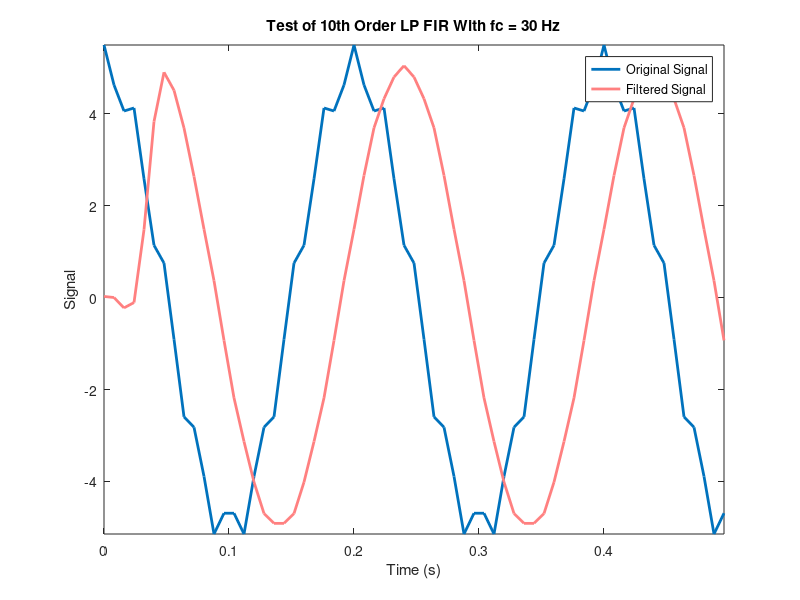
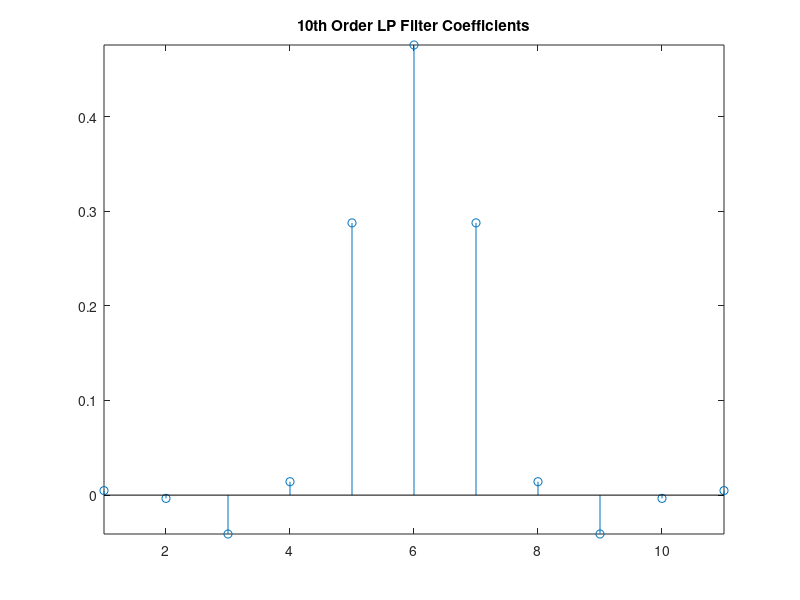
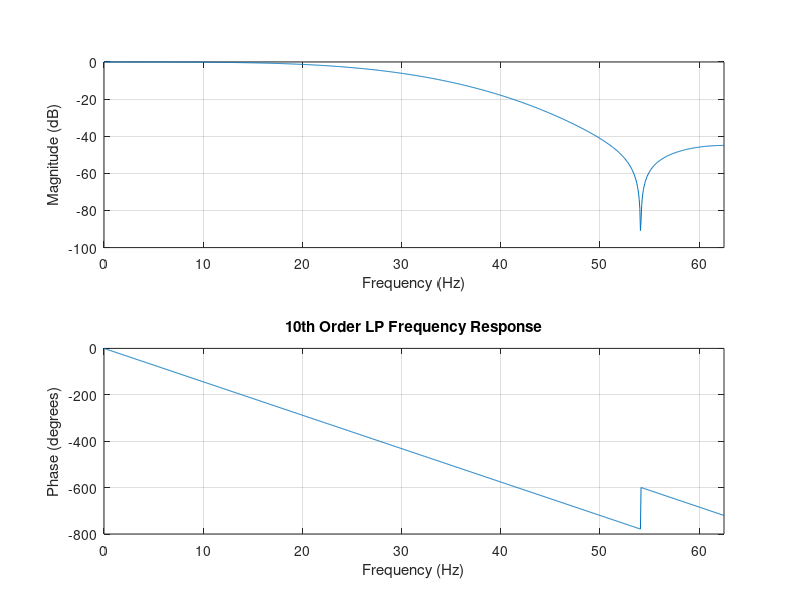
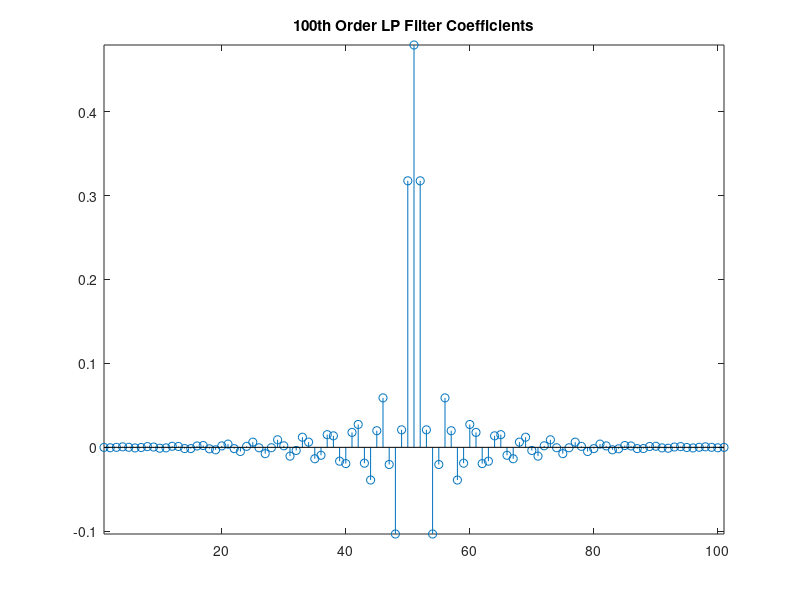

These charts were generated, in order, by the following MATLAB code: (Note: this script raises an error after producing the figures.)
%% EE430 Lab 4
% by Dominic Meads

close all;
clear;
clc;
%% Part A: Designing and Analyzing Filters

%% Lowpass FIR
% When comparing Frequency responses, the 100th order filter has a much
% steeper roll-off. 

% 10th order lowpass FIR filter with fc = 30 Hz and fs = 125 Hz;
fs = 125;
fc = 30;
Wc = fc/(fs/2);
B = fir1(10,Wc);

% Filter Test
Ts = 1/fs;
n = 0:0.5*fs; % plot for 1/2 sec
t = n*Ts;
% Test signal with frequency components @ 5 Hz and 40 Hz
x = 5*cos(2*pi*5*t) + 0.5*cos(2*pi*40*t); 
figure('Color',[1 1 1]);
h = plot(t,x);
title('Test of 10th Order LP FIR With fc = 30 Hz');
xlabel('Time (s)');
ylabel('Signal');
set(h,'LineWidth',2);
hold on;
y = filter(B,1,x);
h = plot(t,y);
legend('Original Signal','Filtered Signal');
set(h,'Color',[1 0.5 0.5]);
set(h,'LineWidth',2);
axis tight;

figure('Color',[1 1 1]);
stem(B);
title('10th Order LP Filter Coefficients');
axis tight;

figure('Color',[1 1 1]);
freqz(B,1,2^10,fs);
title('10th Order LP Frequency Response');



% 100th order lowpass FIR filter with fc = 30 Hz and fs = 125 Hz;
B = fir1(100,Wc);

figure('Color',[1 1 1]);
stem(B);
title('100th Order LP Filter Coefficients');
axis tight;


figure('Color',[1 1 1]);
freqz(B,1,2^10,fs);
title('100th Order LP Frequency Response');

%% Highpass FIR
% Similar to the lowpass FIR filter, a higher order filter results in a
% steeper (better) roll-off;    

% 10th order Highpass FIR filter with fc = 30 Hz and fs = 125 Hz;
B = fir1(10,Wc,'high');

% Filter Test
figure('Color',[1 1 1]);
h = plot(t,x);
title('Test of 10th Order HP FIR With fc = 30 Hz');
xlabel('Time (s)');
ylabel('Signal');
set(h,'LineWidth',2);
hold on;
y = filter(B,1,x);
h = plot(t,y);
legend('Original Signal','Filtered Signal');
set(h,'Color',[1 0.5 0.5]);
set(h,'LineWidth',2);
axis tight;

figure('Color',[1 1 1]);
stem(B);
title('10th Order HP Filter Coefficients');
axis tight;

figure('Color',[1 1 1]);
freqz(B,1,2^10,fs);
title('10th Order HP Frequency Response');



% 100th order highpass FIR filter with fc = 30 Hz and fs = 125 Hz;
B = fir1(100,Wc,'high');

figure('Color',[1 1 1]);
stem(B);
title('100th Order HP Filter Coefficients');
axis tight;


figure('Color',[1 1 1]);
freqz(B,1,2^10,fs);
title('100th Order HP Frequency Response');

%% Bandpass and Bandstop FIR Using "fir1"

%--------------------Bandpass---------------------------------------

% 100th order bandpass FIR filter with fc1 = 15 Hz, fc2 = 30 Hz,
% and fs = 125 Hz;
fc1 = 15;
fc2 = 30;
Wc1 = fc1/(fs/2);
Wc2 = fc2/(fs/2);
B = fir1(100,[Wc1 Wc2]);

% Filter Test
n = 0:1*fs; % plot for 1 sec
t = n*Ts;
% Test signal with frequency components @ 5 Hz, 22.5 Hz and 40 Hz
x = 10*cos(2*pi*5*t) + 4*cos(2*pi*22.5*t) + 1*cos(2*pi*40*t); 
figure('Color',[1 1 1]);
h = plot(t,x);
title('Test of 100th Order BP FIR With fc1 = 15 Hz, fc2 = 30 Hz');
xlabel('Time (s)');
ylabel('Signal');
set(h,'LineWidth',2);
hold on;
y = filter(B,1,x);
h = plot(t,y);
legend('Original Signal','Filtered Signal');
set(h,'Color',[1 0.5 0.5]);
set(h,'LineWidth',2);
axis tight;

figure('Color',[1 1 1]);
stem(B);
title('100th Order BP Filter Coefficients');
axis tight;

figure('Color',[1 1 1]);
freqz(B,1,2^10,fs);
title('100th Order BP Frequency Response');


%--------------------Bandstop---------------------------------------

% 100th order bandstop FIR filter with fc1 = 15 Hz, fc2 = 30 Hz,
% and fs = 125 Hz;
B = fir1(100,[Wc1 Wc2],'stop');

figure('Color',[1 1 1]);
h = plot(t,x);
title('Test of 100th Order BS FIR With fc1 = 15 Hz, fc2 = 30 Hz');
xlabel('Time (s)');
ylabel('Signal');
set(h,'LineWidth',2);
hold on;
y = filter(B,1,x);
h = plot(t,y);
legend('Original Signal','Filtered Signal');
set(h,'Color',[1 0.5 0.5]);
set(h,'LineWidth',2);
axis tight;

figure('Color',[1 1 1]);
stem(B);
title('100th Order BS Filter Coefficients');
axis tight;

figure('Color',[1 1 1]);
freqz(B,1,2^10,fs);
title('100th Order BS Frequency Response');

%% Bandpass FIR Using "fir2"

% 100th order bandpass FIR filter with fc1 = 15 Hz, fc2 = 30 Hz,
% and fs = 125 Hz;

fc1 = 15;
fc2 = 30;
Wc1 = fc1/(fs/2);
Wc2 = fc2/(fs/2);
F = [0 Wc1 Wc2 1]; % Frequency breakpoints (must begin with 0 and end with 1)
M = [0 1 1 0];     % Magnitude breakpoints
B = fir2(100,F,M);

% Filter Test
figure('Color',[1 1 1]);
h = plot(t,x);
title('Test of 100th Order BP FIR (fir2) With fc1 = 15 Hz, fc2 = 30 Hz');
xlabel('Time (s)');
ylabel('Signal');
set(h,'LineWidth',2);
hold on;
y = filter(B,1,x);
h = plot(t,y);
legend('Original Signal','Filtered Signal');
set(h,'Color',[1 0.5 0.5]);
set(h,'LineWidth',2);
axis tight;

figure('Color',[1 1 1]);
stem(B);
title('100th Order BP (fir2) Filter Coefficients');
axis tight;

figure('Color',[1 1 1]);
freqz(B,1,2^10,fs);
title('100th Order BP (fir2) Frequency Response');

%% Part B: Biomedical Signal Processing

load ICP.mat;
fs = 125;
tfull = (0:length(icp1)-1)/fs;
figure('Color',[1 1 1]);
h = plot(tfull,icp1);
title('ICP.mat');
xlabel('Time (s)');
ylabel('ICP (mmHg)');

icps = icp1(10^4:10^4+300); % small segment
t = (0:length(icps)-1)/fs;

%% Lowpass Filter to Smooth Quantization Noise
% I decided to cut all frequencies above 15 Hz. In one of the lab
% tutorials, we used a moving average filter to do the smoothing. By
% plotting the frequency response of the moving average filter, I found the
% cuttoff frequency equal to 15 Hz. The moving average filter resulted in a
% nice smoothing of the ICP signal, so I tried it with an FIR filter. This 
% cut out the quantization noise, while still retaining most of the
% information of the signal. 
%
% A higher order filter (n = 100) did not do much more smoothing than 30th
% order filter, but any orders below 30 and the signal starts to attenuate.
% I chose n = 30 to decrease computational load of my filter while still
% providing similar results to a 100th order filter.

fc = 15;
Wc = fc/(fs/2);
B = fir1(30,Wc);
icp_filt = filtfilt(B,1,icp1);
icp_filts = icp_filt(10^4:10^4+300); % segment of filtered signal

figure('Color',[1 1 1]);
h = plot(t,icps);
title('Segment of ICP Signal');
xlabel('Time (s)');
ylabel('ICP (mmHg)');
set(h,'LineWidth',1.5);
hold on;
h = plot(t,icp_filts);
legend('ICP signal', 'Smoothed ICP signal');
set(h,'Color',[1 0.5 0.5]);
set(h,'LineWidth',1.5);

%% FIR Highpass to Eliminate Low-frequency Trends
% The intracranial pressure of this patient cycles at about 2.5 Hz. The DC
% component is at 0 Hz. These frequencies are very close together, so I
% chose a cuttoff at 1 Hz, with a very steep roll-off (high order filter)
% to eliminate only the DC trend. 

fc = 1;
Wc = fc/(fs/2);
B = fir1(120,Wc,'high');
icp_filt = filtfilt(B,1,icp1);
icp_filts = icp_filt(10^4:10^4+300); % segment of filtered signal

figure('Color',[1 1 1]);
h = plot(t,icps);
title('Segment of ICP Signal');
xlabel('Time (s)');
ylabel('ICP (mmHg)');
set(h,'LineWidth',1.5);
ylim([-1 10]);
hold on;
h = plot(t,icp_filts);
legend('ICP signal', 'ICP signal w/o DC Component');
set(h,'Color',[1 0.5 0.5]);
set(h,'LineWidth',1.5);

%% FIR Bandpass to Eliminate DC Value and Quantization Noise
% I used the previous cuttoff frequencies (15 hz for quantization noise and
% 1 Hz for DC value) to create my bandpass filter. I kept the order high
% (n = 120) to ensure a steep roll-off. This eliminated the DC portion
% while passing the 2.5 Hz ICP fundamental frequency (close together in 
% terms of frequency). 

fc1 = 1;
fc2 = 15;
Wc1 = fc1/(fs/2);
Wc2 = fc2/(fs/2);
B = fir1(120,[Wc1 Wc2]);

icp_filt = filtfilt(B,1,icp1);
icp_filts = icp_filt(10^4:10^4+300); % segment of filtered signal

figure('Color',[1 1 1]);
h = plot(t,icps);
title('Segment of ICP Signal');
xlabel('Time (s)');
ylabel('ICP (mmHg)');
set(h,'LineWidth',1.5);
ylim([-1 10]);
hold on;
h = plot(t,icp_filts);
legend('ICP signal', 'ICP signal (No DC Value or Quant. Noise)');
set(h,'Color',[1 0.5 0.5]);
set(h,'LineWidth',1.5);

%% FIR Bandpass for Cardiac Component
% I kept fc1 = 1 Hz to eliminate the DC component (found previously). fc2
% was set to 4 Hz. This gave good balance between sinusoidal shape and
% amplitude, meaning the resulting waveform is very sinusoidal without to
% much attenuation. An increase in fc2 deforms the signal, while a decrease
% causes the amplitude to be smaller. 
%
% Additionally, I had to increase the filter order for 120 to 150 in order
% to keep the DC component at zero. I am not sure why this is, but maybe
% the fundamental frequency has a low-frequency trend very close to 1 Hz?
%
% Answer ^: Yes, increasing fc1 to 1.4 allows the order of the filter to
% drop back down to 120 (previous filters), meaning the cardiac compnent
% does have a low-frequency trend close to 1 that did not show up in the
% previous bandpass filter example. 

fc1 = 1;
fc2 = 4;
Wc1 = fc1/(fs/2);
Wc2 = fc2/(fs/2);
B = fir1(150,[Wc1 Wc2]);

icp_filt = filtfilt(B,1,icp1);
icp_filts = icp_filt(10^4:10^4+300); % segment of filtered signal

figure('Color',[1 1 1]);
h = plot(t,icps);
title('Segment of ICP Signal');
xlabel('Time (s)');
ylabel('ICP (mmHg)');
set(h,'LineWidth',1.5);
ylim([-1 10]);
hold on;
h = plot(t,icp_filts);
legend('ICP signal', 'Cardiac Component');
set(h,'Color',[1 0.5 0.5]);
set(h,'LineWidth',1.5);

%% Eliminate Noise from "ECGNoisy60Hz"
% The ECG signal is filtered at fc = 45 hz with an order of 30 to get rid
% of the noise. Peak amplitude is reduced from original signal, however
% noise is no longer present. Peak amplitude reduction can be avoided by 
% using a very high order filter (n = 300) and a lower fc.

load ECGNoisy60Hz.mat
ecgs = ecgn(10^4:10^4+750); % small segment
t = (0:length(ecgs)-1)/fs;

figure('Color',[1 1 1]);
tfull = (0:length(ecgn)-1)/fs;
plot(tfull,ecgn);
title('ECGNoisy60Hz.mat');
xlabel('Time (s)');
ylabel('ECG');

fc = 45;
Wc = fc/(fs/2);
B = fir1(200,Wc);
ecg_filt = filtfilt(B,1,ecgn);
ecg_filts = ecg_filt(10^4:10^4+750); % segment of filtered signal

figure('Color',[1 1 1]);
h = plot(t,ecgs);
title('Segment of ECG Signal');
xlabel('Time (s)');
ylabel('ECG');
set(h,'LineWidth',1.5);
hold on;
h = plot(t,ecg_filts);
legend('ECG signal', 'ECG signal (No 60 Hz Noise)');
set(h,'Color',[1 0.5 0.5]);
set(h,'LineWidth',1.5);

%% Eliminate Quantization Noise from "ECGQuantization"

load ECGQuantization1.mat
ecgQs = ECGQuantization(10^4:10^4+300); % small segment
t = (0:length(ecgQs)-1)/fs;

figure('Color',[1 1 1]);
tfull = (0:length(ECGQuantization)-1)/fs;
plot(tfull,ECGQuantization);
title('ECGQuantization1.mat');
xlabel('Time (s)');
ylabel('ECG');

fc = 23;
Wc = fc/(fs/2);
B = fir1(120,Wc);
ecgQ_filt = filtfilt(B,1,ECGQuantization);
ecgQ_filts = ecgQ_filt(10^4:10^4+300); % segment of filtered signal

figure('Color',[1 1 1]);
h = plot(t,ecgQs);
title('Segment of ECGQuantization Signal');
xlabel('Time (s)');
ylabel('ECG');
set(h,'LineWidth',1.5);
hold on;
h = plot(t,ecgQ_filts);
legend('ECG signal', 'ECG signal (No Quantization Noise)');
set(h,'Color',[1 0.5 0.5]);
set(h,'LineWidth',1.5);

%% Eliminate Baseline Drift Noise Due to Patient Movement

load ECGBaselineDrift.mat
ecgBDs = ecgn(10^4:10^4+5000); % small segment
t = (0:length(ecgBDs)-1)/fs;

figure('Color',[1 1 1]);
tfull = (0:length(ecgn)-1)/fs;
plot(tfull,ecgn);
title('ECGBaselineDrift.mat');
xlabel('Time (s)');
ylabel('ECG');

fc = 2;
Wc = fc/(fs/2);
B = fir1(150,Wc,'high');
ecgBD_filt = filtfilt(B,1,ecgn);
ecgBD_filts = ecgBD_filt(10^4:10^4+5000); % segment of filtered signal

figure('Color',[1 1 1]);
h = plot(t,ecgBDs);
title('Segment of ECG Signal');
xlabel('Time (s)');
ylabel('ECG');
ylim([0 14]);
set(h,'LineWidth',1.5);
hold on;
h = plot(t,ecgBD_filts);
legend('ECG signal', 'ECG signal (No Baseline Drift Noise)');
set(h,'Color',[1 0.5 0.5]);
set(h,'LineWidth',1.5);

%% Eliminate All Noise (60 Hz, Quantization, Baseline Drift)

load ECGBaselineCombined.mat
ecgBC = ecgnc(570000:580000); % small segment
t = (0:length(ecgBC)-1)/fs;

figure('Color',[1 1 1]);
tfull = (0:length(ecgnc)-1)/fs;
plot(tfull,ecgnc);
title('ECGBaselineCombined.mat (Not Filtered)');
xlabel('Time (s)');
ylabel('ECG');

% ---------------------- Remove Baseline Drift ----------------------
fc1 = 3;
Wc1 = fc1/(fs/2);
B1 = fir1(200,Wc1,'high');
ecgBD_filt = filtfilt(B1,1,ecgnc);
ecgBD_filts = ecgBD_filt(570000:580000); % segment of filtered signal

% figure;
% freqz(B1,1,2^10,fs);

% plot a segment
figure('Color',[1 1 1]);
h = plot(t,ecgBC);
title('Baseline Drift Removal in ECG');
xlabel('Time (s)');
ylabel('ECG');
ylim([-2 14]);
set(h,'LineWidth',0.7);
hold on;
h = plot(t,ecgBD_filts);
legend('ECG signal', 'ECG signal (No Baseline Drift)');
set(h,'Color',[0.3 0.9 0.3]);
set(h,'LineWidth',0.7);

% ---------------------- Remove 60 Hz Noise -----------------------
fc2 = 55;
Wc2 = fc2/(fs/2);
B2 = fir1(200,Wc2); % Steep roll off
ecgBD_60_filt = filtfilt(B2,1,ecgBD_filt);
ecgBD_60_filts = ecgBD_60_filt(1198750:1201250); % segment of filtered signal
t2 = (0:length(ecgBD_60_filts)-1)/fs;

% figure;
% freqz(B2,1,2^10,fs);

% plot a segment
figure('Color',[1 1 1]);
h = plot(t2,ecgnc(1198750:1201250));
title('60 Hz Noise Removal in ECG');
xlabel('Time (s)');
ylabel('ECG');
ylim([-2 14]);
set(h,'LineWidth',0.7);
hold on;
h = plot(t2,ecgBD_filt(1198750:1201250));
set(h,'Color',[0.3 0.9 0.3]);
set(h,'LineWidth',0.7);
hold on;
h = plot(t2,ecgBD_60_filts);
set(h,'Color',[1 0.5 0.5]);
set(h,'LineWidth',0.7);
legend('ECG signal', 'ECG signal (No Baseline Drift)', 'ECG signal (No 60 Hz Noise)');

% ---------------------- Remove Quantization Noise -----------------------

% Moving average filter
M = 10;
B3 = 1/M*ones(M,1); 

ecgBD_60_Q_filt = filtfilt(B3,1,ecgBD_60_filt);
ecgBD_60_Q_filts = ecgBD_60_Q_filt(1200075:1200400); % segment of filtered signal
t3 = (0:length(ecgBD_60_Q_filts)-1)/fs;

% figure;
% freqz(B3,1,2^10,fs);

% plot a segment
figure('Color',[1 1 1]);
h = plot(t3,ecgBD_60_filt(1200075:1200400));
title('Quantization Noise Removal in ECG');
xlabel('Time (s)');
ylabel('ECG');
ylim([-0.6 2.1]);
set(h,'LineWidth',1.5);
set(h,'Color',[1 0.5 0.5]);
hold on;
h = plot(t3,ecgBD_60_Q_filts);
set(h,'Color',[0.8 0.3 0.8]);
set(h,'LineWidth',1.5);
legend('ECG signal (No Baseline Drift/60 Hz Noise)','ECG Signal (No Quantization Noise');

% ---------------------- Plot the Filtered Signal ----------------------

% plot entire signal
figure('Color',[1 1 1]);
h = plot(tfull,ecgnc);
title('ECG Signal With and Without Noise');
xlabel('Time (s)');
ylabel('ECG');
ylim([-2 14]);
set(h,'LineWidth',0.7);
hold on;
h = plot(tfull,ecgBD_60_Q_filt);
set(h,'Color',[0.8 0.3 0.8]);
set(h,'LineWidth',0.7);
legend('ECG signal', 'ECG Signal (Filtered)');

% plot a segment
ecg_orig_seg = ecgnc(1199750:1201500);
ecg_filtered_seg = ecgBD_60_Q_filt(1199750:1201500);
t4 = (0:length(ecg_filtered_seg )-1)/fs;
figure('Color',[1 1 1]);
h = plot(t4,ecg_orig_seg);
title('ECG Segments With and Without Noise');
xlabel('Time (s)');
ylabel('ECG');
ylim([-0.8 10]);
set(h,'LineWidth',0.7);
hold on;
h = plot(t4,ecg_filtered_seg);
legend('Original ECG signal', 'ECG signal (Filtered)');
set(h,'Color',[0.8 0.3 0.8]);
set(h,'LineWidth',0.7);

%% Part C: Speech Processing

%% Recording and Plotting My Speech
% When I speak, a microphone sensor and analog circuit turns my speech into 
% a continuous analog signal. In order to avoid aliasing, the analog signal
% is pass through a lowpass filter with a cuttoff frequency equal to half
% of the sampling frequency. The analog filtered signal is then sampled and 
% held over a certain interval (sampling period) which turns the continous 
% signal into a discrete time signal. This is done by a sample/hold circuit
% or the ADC. The discrete time signal is then quantized (rounded to 
% a certain number of bits and turned into a digital number) by the ADC. 
% This digital quantity is the one we see plotted. 

load mySpeech.mat
fs = 8000;
sound(speech_arr,fs);
pause(10);
% speech = audiorecorder(fs,16,1);
% disp('Start speaking\n');
% recordblocking(speech,10);
% disp('End of recording');
% p = play(speech);
% speech_arr = getaudiodata(speech);
% t = (0:length(speech_arr)-1)/(fs);
% save("mySpeech.mat","speech_arr","t");
figure('Color',[1 1 1]);
plot(t,speech_arr);
title('My Speech');
xlabel('Time (s)');
ylabel('Amplitude');

%% Applying Lowpass Filters to Speech
% As the cuttoff frequency decreases, the speech sample get more muffled
% and sounds lower pitched. This makes sense, because the low pass filters
% are removing some of the high pitch (high frequency) components of the
% speech. 

fc = [3000 2500 1500 1000];
Wc = zeros(4,1);
order = 30;
B = zeros(4,(order+1));
y = zeros(4,length(speech_arr));

for k = 1:length(fc)
    Wc(k) = fc(k)/(fs/2);
    B(k,:) = fir1(order,Wc(k));
    y(k,:) = filtfilt(B(k,:),1,speech_arr);
    sound(y(k,:),fs);
    pause(10);
end

%% Applying Highpass Filters to Speech
% The recordings increase in pitch as the cuttoff frequency increases,
% because the low frequency components are being attenuated by the filter.
% When fc = 2000 Hz, I cannot hear the recording well, meaning it does not
% have many components above 2000 Hz. This makes sense because I have a
% lower voice. 

fc = [100 500 1000 2000];
Wc = zeros(4,1);
order = 30;
B = zeros(4,(order+1));
y = zeros(4,length(speech_arr));

for k = 1:length(fc)
    Wc(k) = fc(k)/(fs/2);
    B(k,:) = fir1(order,Wc(k),'high');
    B1 = B(k,:);
    y(k,:) = filtfilt(B(k,:),1,speech_arr);
    sound(y(k,:),fs);
    pause(10);
end

%% Adding Gaussian Noise
% I tried a moving average filter to smooth the signal noise (similar to 
% eliminating quantization noise). The signals sounded best with M = 10,
% and the words can be made out in the first signal (where noise is at 0.01
% amplitude). In the higher noise signals, I can hear speech, but the words
% are not discernable.

% --------------------------- Add Noise ------------------------------
r = randn(3,length(speech_arr));
ygauss = zeros(3,length(speech_arr));
figure('Color',[1 1 1]);
subplot(4,1,1);
h = plot(t,speech_arr);
title('Speech');
ylabel('Amplitude');
xlabel('Time (s)');
for k = 1:3
    ygauss(k,:) = speech_arr' + (0.01*k).*r(k,:); % Add different amounts of noise
    % sound(ygauss(k,:),fs);
    % pause(10);
    subplot(4,1,k+1)
    h = plot(t,ygauss(k,:));
    title(strcat('{Speech Signal With }', num2str(0.01*k), '*randn Added'));
    ylabel('Amplitude');
    xlabel('Time (s)');
end 


% -------------------------- Try to Filter ---------------------------- 

M = 10;
B1 = 1/M*ones(M,1);

yfilt = zeros(3,length(speech_arr));
figure('Color',[1 1 1]);
subplot(4,1,1);
h = plot(t,speech_arr);
title('Speech');
ylabel('Amplitude');
xlabel('Time (s)');
for k = 1:3
    yfilt(k,:) = filtfilt(B1,1,ygauss(k,:)); 
    sound(yfilt(k,:),fs);
    pause(10);
    subplot(4,1,k+1)
    h = plot(t,yfilt(k,:));
    title(strcat('{Speech Signal With }', num2str(0.01*k), ['*randn Added' ...
        ' (Then Passed Through Moving Average Filter)']));
    ylabel('Amplitude');
    xlabel('Time (s)');
end 

%% Adding Bandlimited Gaussian Noise
% Choose Bandwidth = 1.25 KHz
% Noise1 is 1-1.25KHz
% Noise2 is 1.25-2.5KHz
% Noise3 is 2.5-3.75KHz
%
% I tried to use stopband filters with a high order (n = 200) to filter out
% the noise in my signal. Each stopband filter cuttoff frequency
% corresponds to the cuttoff frequency of bandlimited Gaussian noise. The
% results are okay. I can hear that there is speech behind the noise,
% however is is difficult to make out. 

% -------------------------- Adding Noise ------------------------
r = randn(3,length(speech_arr));
rband = zeros(3,length(speech_arr));
fc = [1 1250 2500 3750];
Wc = zeros(4,1);
order = 30;
B = zeros(3,(order+1));
y = zeros(3,length(speech_arr));
figure('Color',[1 1 1]);
subplot(4,1,1);
h = plot(t,speech_arr);
title('Speech');
ylabel('Amplitude');
xlabel('Time (s)');
for k = 1:3
    Wc(k) = fc(k)/(fs/2);
    Wc(k+1) = fc(k+1)/(fs/2);
    B(k,:) = fir1(order,[Wc(k) Wc(k+1)]);
    rband(k,:) = filtfilt(B(k,:),1,r(k,:)); % bandlimit randn noise
    y(k,:) = rband(k,:) + speech_arr';      % add banded noise 
    sound(y(k,:),fs);
    pause(10);
    subplot(4,1,k+1)
    h = plot(t,y(k,:));
    title(strcat('{Speech Signal With Bandlimited Noise Added (fc1 = }', num2str(fc(k)), '{ and fc2 = }', num2str(fc(k+1)), ')')); 
    ylabel('Amplitude');
    xlabel('Time (s)');
end

% -------------------------- Filtering Noise ------------------------

order = 200;
B = zeros(3,(order+1));
yfilt = zeros(3,length(speech_arr));
figure('Color',[1 1 1]);
subplot(4,1,1);
h = plot(t,speech_arr);
title('Speech');
ylabel('Amplitude');
xlabel('Time (s)');
for k = 1:3
    Wc(k) = fc(k)/(fs/2);
    Wc(k+1) = fc(k+1)/(fs/2);
    B(k,:) = fir1(order,[Wc(k) Wc(k+1)],'stop');
    yfilt(k,:) = filtfilt(B(k,:),1,y(k,:));   
    sound(yfilt(k,:),fs);
    pause(10);
    subplot(4,1,k+1)
    h = plot(t,yfilt(k,:));
    title(strcat('{Noisy Speech Signal Filtered with Bandstop (fc1 = }', num2str(fc(k)), '{ and fc2 = }', num2str(fc(k+1)), ')')); 
    ylabel('Amplitude');
    xlabel('Time (s)');
end


%% Adding Sinusoidal Interference
% I was able to use a high order notch filter to eliminate some of the
% noise. The speech is easily understandable, however I needed a very high
% order filter (n = 700) to attenuate the stopband @ 3000 Hz. 

% ------------------------ Adding Noise ---------------------------
fs = 8000;
Ts = 1/fs;
n = 0:10*fs-1;             % 10 seconds
t = n*Ts;
x = 0.5*cos(2*pi*3000*t);  % 3000 Hz noise
y = speech_arr'+x;         % add noise
figure('Color',[1 1 1]);
subplot(3,1,1);
h = plot(t,speech_arr);
title('Speech');
ylabel('Amplitude');
xlabel('Time (s)');
subplot(3,1,2);
h = plot(t,y);
title('Speech With 3000 Hz Sinusoidal Noise');
ylabel('Amplitude');
xlabel('Time (s)');
sound(y,fs);
pause(10);

% ------------------------ Filtering ---------------------------

fnotch = 3000;                      % notch filter cutoff
band = 10;                          % Stopband width
fc = [fnotch-band, fnotch+band];    % create stopband
Wc = fc/(fs/2);
B = fir1(700,Wc,'stop');            % high order for stopband attenuation
yfilt = filtfilt(B,1,y);

subplot(3,1,3);
h = plot(t,yfilt);
title('Noisy Speech Filtered with Bandstop FIR Filter (fc1 = 2990, fc2 = 3010)');
ylabel('Amplitude');
xlabel('Time (s)');
sound(yfilt,fs);
pause(10);

figure('Color',[1 1 1]);
freqz(B,1,2^10,fs);

%% Part D: Audio Processing and Digital Equalization

%% Loading Music
% The digital sound signal in bit form (just a number) is sent over certain
% intervals (sampling period) to a DAC (digital to analog converter). The
% DAC takes the digital number, and converts it to an analog voltage. The
% analog voltage signal is then passed though a lowpass filter to get rid
% of any images in its spectrum (anti-imaging filter). This helps prevent
% unwanted aliasing of the final signal. Additionally, the lowpass filter
% can help smooth the signal. Once past the low pass filter, the smoothed
% analog signal is pushed through an audio amplifier and speaker, which
% allows us to hear the music. 

fs = 44100;
load myMusic.mat
sound(music_arr,fs);
pause(10);
% music = audiorecorder(fs,16,1);
% disp('Start playing music\n');
% recordblocking(music,10);
% disp('End of recording');
% p = play(music);
% music_arr = getaudiodata(music);
% t = (0:length(music_arr)-1)/(fs);
% save("myMusic.mat","music_arr","t");
figure('Color',[1 1 1]);
plot(t,music_arr);
title('My Music');
xlabel('Time (s)');
ylabel('Amplitude');

%% Designing an Equalizer with "fir1"
% There is some discrepancy in the frequency ranges of bass, mid, and
% treble, so mine are defined as:
% Bass signals are from 20 - 200 Hz,
% Mid signals are from 200 - 5K Hz,
% Treble signals are from 5k - 20K Hz.

fc = [20 200 5000 20000];
Wc = fc/(fs/2);

bass = fir1(100,[Wc(1) Wc(2)]);
figure('Color',[1 1 1]);
freqz(bass,1,2^10,fs);
title('Bass Bandpass Filter');
mid  = fir1(100,[Wc(2) Wc(3)]);
figure('Color',[1 1 1]);
freqz(mid,1,2^10,fs);
title('Mid Bandpass Filter');
treble = fir1(100,[Wc(3) Wc(4)]);
figure('Color',[1 1 1]);
freqz(treble,1,2^10,fs);
title('Treble Bandpass Filter');

%% Designing an Equalizer with "fir2"
% Input frequency ranges and magnitudes for three bands.

b_low = 0;     % must be 0
b_high = 200;
b_mag = 0;

m_low = 201;
m_high = 5000;
m_mag = 2;

t_low = 5001;
t_high = fs/2; % must be fs/2
t_mag = 0.5;

f = [b_low, b_high, m_low, m_high, t_low, t_high]/(fs/2);
m = [b_mag, b_mag, m_mag, m_mag, t_mag, t_mag];
b = fir2(800,f,m);
figure('Color',[1 1 1]);
freqz(b,1,2^10,fs);
title('Equalizer Multi-Band Filter');

%% Applying the filters
% Both filter types designed using "fir1" and "fir2" work, however the
% magnitude adjustment of the multi-band filter using "fir2" is more fun to
% use. I can control how much of what kind of sound gets though, and play
% with the music. With the "fir1" filters, they are just bandpass, so the
% frequencies either get through, or they dont. 

% Use fir1 bandpass filter to filter out mid and treble;
music_filt1 = filtfilt(bass,1,music_arr);
figure('Color',[1 1 1]);
plot(t,music_filt1);
title('My Music With No Mid or Treble');
xlabel('Time (s)');
ylabel('Amplitude');
sound(music_filt1,fs);
pause(10);

% Use fir2 bandpass filter to eliminate bass, attenuate some mid, and amplify treble;
m = [0 0 0.3 0.3 2 2]; % set magnitudes
b = fir2(800,f,m);
music_filt2 = filtfilt(b,1,music_arr);
figure('Color',[1 1 1]);
plot(t,music_filt2);
title('My Music With No Bass, Attenuated Mid, and Amplified Treble');
xlabel('Time (s)');
ylabel('Amplitude');
sound(music_filt2,fs);
pause(10);



















